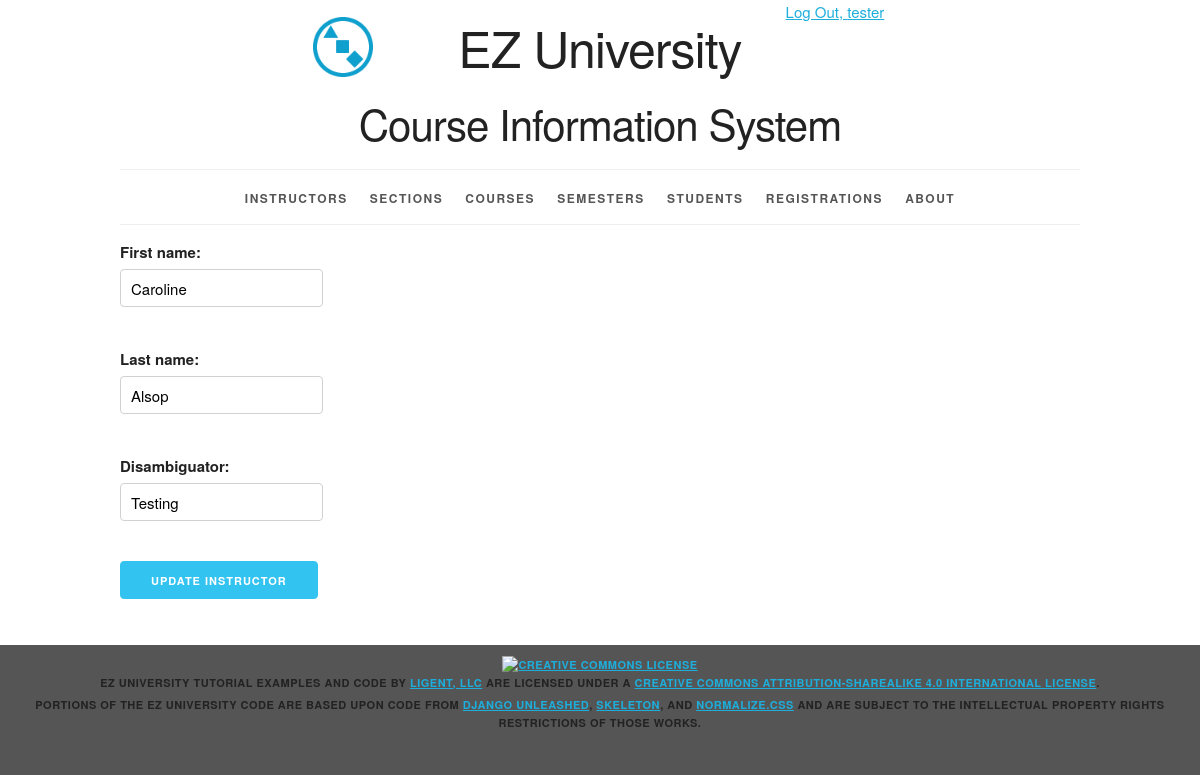
Screenshot of /instructor/664/update/ (signed in) with the database file from the repository.
### courseinfo/models.py (models this page shows, shortened)
class Instructor(models.Model):
    instructor_id = models.AutoField(primary_key=True)
    first_name = models.CharField(max_length=45)
    last_name = models.CharField(max_length=45)
    disambiguator = models.CharField(max_length=45, blank=True, default='')
    def get_update_url(self):
        return reverse('courseinfo_instructor_update_urlpattern',
                       kwargs={'pk': self.pk})
    class Meta:
        ordering = ['last_name', 'first_name', 'disambiguator']
        constraints = [
            UniqueConstraint(fields=['last_name', 'first_name', 'disambiguator'],
                             name='unique_instructor')
        ]

### courseinfo/views.py (the view)
class InstructorUpdate(LoginRequiredMixin, PermissionRequiredMixin,UpdateView):
    form_class = InstructorForm
    model = Instructor
    template_name = 'courseinfo/instructor_form_update.html'
    permission_required = 'courseinfo.change_instructor'

### courseinfo/forms.py (shortened to what this page needs)
class InstructorForm(forms.ModelForm):
    class Meta:
        model = Instructor
        fields = '__all__'

### courseinfo/templates/courseinfo/instructor_form_update.html (shortened to what this page needs)
{% extends 'courseinfo/base.html' %}
{% block content %}
    <form
        action="{{ instructor.get_update_url }}"
        method="post">
        {{ form.as_p }}
        <button type="submit" class="button button-primary">Update Instructor</button>
    </form>
{% endblock %}

### courseinfo/templates/courseinfo/base.html (shortened to what this page needs)
{% load static %}
<!DOCTYPE html>
<html lang="en">
<head>
    <link rel="stylesheet" type="text/css"
          href="{% static 'coursinfo/normalize.css' %}">
    <link rel="stylesheet" type="text/css"
          href="{% static 'courseinfo/skeleton.css' %}">
    <link rel="stylesheet" type="text/css"
          href="{% static 'courseinfo/style.css' %}">
</head>
<body>
<div class="container">
    <div class="status row">
        <div class="offset-by-eight four columns">
            <ul class="inline">
                {% if user.is_authenticated %}
                    <li><a href="{% url 'logout_urlpattern' %}">
                        Log Out, {{ user.get_username }}</a></li>
                {% else %}
                    <li><a href="{% url 'login_urlpattern' %}">
                        Log In</a></li>
                {% endif %}
            </ul>
        </div>
    </div>
    <header class="row">
        <div class="offset-by-one ten columns">
            <h1 class="logo">EZ University</h1>
            <h2>Course Information System</h2>
        </div>
    </header>
    <nav>
        <ul>
            {% if perms.courseinfo.view_instructor %}
                <li>
                    <a href="{% url 'courseinfo_instructor_list_urlpattern' %}">
                        Instructors</a></li>
            {% endif %}
            {% if perms.courseinfo.view_section %}
                <li>
                    <a href="{% url 'courseinfo_section_list_urlpattern' %}">
                        Sections</a></li>
            {% endif %}
            {% if perms.courseinfo.view_course %}
                <li>
                    <a href="{% url 'courseinfo_course_list_urlpattern' %}">
                        Courses</a></li>
            {% endif %}
            {% if perms.courseinfo.view_semester %}
                <li>
                    <a href="{% url 'courseinfo_semester_list_urlpattern' %}">
                        Semesters</a></li>
            {% endif %}
            {% if perms.courseinfo.view_student %}
                <li>
                    <a href="{% url 'courseinfo_student_list_urlpattern' %}">
                        Students</a></li>
            {% endif %}
            {% if perms.courseinfo.view_registration %}
                <li>
                    <a href="{% url 'courseinfo_registration_list_urlpattern' %}">
                        Registrations</a></li>
            {% endif %}
            <li>
                <a href="{% url 'about_urlpattern' %}">
                    About</a></li>
        </ul>
    </nav>
    <main>
        {% block content %}{% endblock %}
    </main>
</div>
<footer>
    <p>
        <a rel="license" href="http://creativecommons.org/licenses/by-sa/4.0/">
            <img alt="Creative Commons License" style="border-width:0"
                 src="https://i.creativecommons.org/l/by-sa/4.0/88x31.png"/>
        </a><br/><span property="dct:title">EZ University Tutorial Examples and Code</span>
        by
        <a href="https://www.ligent.net" property="cc:attributionName"
           rel="cc:attributionURL">Ligent, LLC</a> are licensed under a
        <a rel="license" href="http://creativecommons.org/licenses/by-sa/4.0/">Creative Commons Attribution-ShareAlike
            4.0 International License</a>.
    </p>
    <p>Portions of the EZ University code are based upon code from
        <a href="https://django-unleashed.com">Django Unleashed</a>,
        <a href="http://getskeleton.com/">Skeleton</a>, and
        <a href="https://necolas.github.io/normalize.css/">Normalize.css</a> and
        are subject to the intellectual property rights restrictions of those works.
    </p>
</footer>
</body>
</html>

### courseinfo/static/courseinfo/skeleton.css (style rules this page uses)
.container { position: relative; width: 100%; max-width: 960px; margin: 0 auto; padding: 0 20px; box-sizing: border-box; }
.column, .columns { width: 100%; float: left; box-sizing: border-box; }
@media (min-width: 400px) { .container { width: 85%; padding: 0; } }
@media (min-width: 550px) { .container { width: 80%; } }
@media (min-width: 550px) { .column, .columns { margin-left: 4%; } }
@media (min-width: 550px) { .column:first-child, .columns:first-child { margin-left: 0; } }
@media (min-width: 550px) { .four.columns { width: 30.6666666667%; } }
@media (min-width: 550px) { .ten.columns { width: 82.6666666667%; } }
@media (min-width: 550px) { .offset-by-one.column, .offset-by-one.columns { margin-left: 8.66666666667%; } }
@media (min-width: 550px) { .offset-by-eight.column, .offset-by-eight.columns { margin-left: 69.3333333333%; } }
html { font-size: 62.5%; }
body { font-size: 1.5em; line-height: 1.6; font-weight: 400; font-family: "Raleway", "HelveticaNeue", "Helvetica Neue", Helvetica, Arial, sans-serif; color: #222; }
h1, h2, h3, h4, h5, h6 { margin-top: 0; margin-bottom: 2rem; font-weight: 300; }
h1 { font-size: 4.0rem; line-height: 1.2; letter-spacing: -.1rem; }
h2 { font-size: 3.6rem; line-height: 1.25; letter-spacing: -.1rem; }
@media (min-width: 550px) { h1 { font-size: 5.0rem; } }
@media (min-width: 550px) { h2 { font-size: 4.2rem; } }
p { margin-top: 0; }
a { color: #1EAEDB; }
.button, button, input[type="submit"], input[type="reset"], input[type="button"] { display: inline-block; height: 38px; padding: 0 30px; color: #555; text-align: center; font-size: 11px; font-weight: 600; line-height: 38px; letter-spacing: .1rem; text-transform: uppercase; text-decoration: none; white-space: nowrap; background-color: transparent; border-radius: 4px; border: 1px solid #bbb; cursor: pointer; box-sizing: border-box; }
.button.button-primary, button.button-primary, input[type="submit"].button-primary, input[type="reset"].button-primary, input[type="button"].button-primary { color: #FFF; background-color: #33C3F0; border-color: #33C3F0; }
input[type="email"], input[type="number"], input[type="search"], input[type="text"], input[type="tel"], input[type="url"], input[type="password"], textarea, select { height: 38px; padding: 6px 10px; background-color: #fff; border: 1px solid #D1D1D1; border-radius: 4px; box-shadow: none; box-sizing: border-box; }
input[type="email"], input[type="number"], input[type="search"], input[type="text"], input[type="tel"], input[type="url"], input[type="password"], textarea { -webkit-appearance: none; -moz-appearance: none; appearance: none; }
label, legend { display: block; margin-bottom: .5rem; font-weight: 600; }
ul { list-style: circle inside; }
ol, ul { padding-left: 0; margin-top: 0; }
li { margin-bottom: 1rem; }
button, .button { margin-bottom: 1rem; }
input, textarea, select, fieldset { margin-bottom: 1.5rem; }
pre, blockquote, dl, figure, table, p, ul, ol, form { margin-bottom: 2.5rem; }
.container:after, .row:after, .u-cf { content: ""; display: table; clear: both; }

### rows the page displays
Instructor: first_name "Caroline", last_name "Alsop", disambiguator "Testing"

### other values shown
{{ user.get_username }} "tester"
